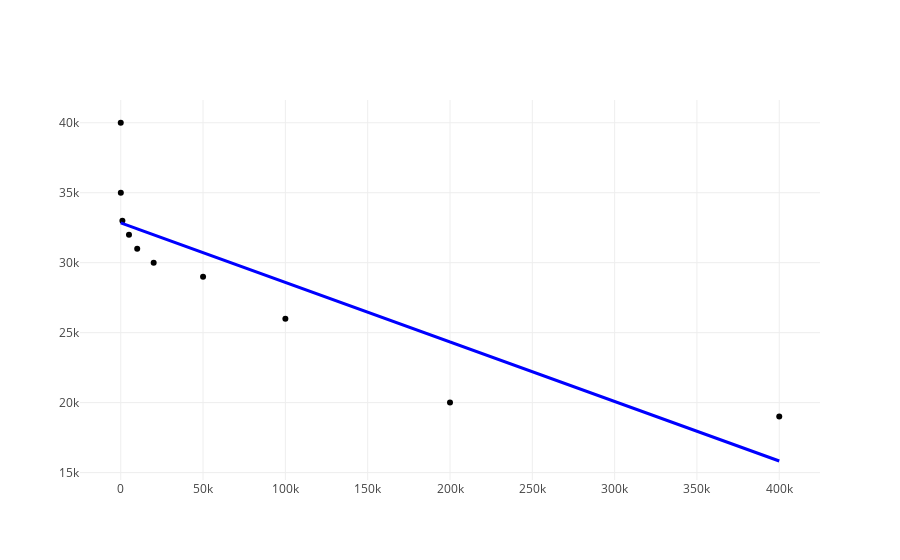

The notebook cell saved with this chart:
### Markdown cell above
Na primjeru ispod se nalazi navedena prava $p^*$ izračunata gotovom metodom `linear_model` biblioteke **sklearn**. Ne zamarajmo se toliko samom bibliotekom **sklearn** i njenim metodama sada, ali obratimo pažnju na to kako računamo *Mean squared error*.

### Code cell
from sklearn import linear_model

# np.expand_dims(a, axis=1) for input of a = [1, 2, 3] returns [[1], [2], [3]]
# This expanded format of np array is required for an input to linear_model.LinearRegression.fit method
# as well as for linear_model.LinearRegression.predict method
expanded_car_mileages: np.ndarray = np.expand_dims(car_mileages, axis=1)

# Create linear regression object
regr = linear_model.LinearRegression()

# Train the model using the training set
regr.fit(expanded_car_mileages, car_values)

# The mean squared error
sklearn_mse: float = np.mean((regr.predict(expanded_car_mileages) - car_values) ** 2)
print(f'Mean squared error: {sklearn_mse}')

linear_regression_line = go.Scatter(x=car_mileages, 
                                    y=regr.predict(expanded_car_mileages),
                                    mode='lines',
                                    line=dict(color='blue', width=3))

figure = go.Figure(data=[plot_data, linear_regression_line], layout=layout)

ply.iplot(figure)

### Figure 1 — Plotly figure (JSON) as saved in the notebook; plotly's stock layout.template omitted (floating-point values rounded to 4 significant figures)
{"data": [{"marker": {"color": "black"}, "mode": "markers", "type": "scatter", "uid": "e3ecbd61-811b-4c12-aa28-cabba4c5ae93", "x": [10000, 400000, 5000, 0, 1000, 100000, 50000, 50, 20000, 200000], "y": [31000, 19000, 32000, 40000, 33000, 26000, 29000, 35000, 30000, 20000]}, {"line": {"color": "blue", "width": 3}, "mode": "lines", "type": "scatter", "uid": "7f36fd87-b343-4847-bcb8-bb3400237459", "x": [10000, 400000, 5000, 0, 1000, 100000, 50000, 50, 20000, 200000], "y": [32420.0, 15830.0, 32630.0, 32840.0, 32800.0, 28590.0, 30720.0, 32840.0, 31990.0, 24340.0]}], "layout": {"hovermode": "closest", "showlegend": false, "xaxis": {"showticklabels": true, "ticks": "", "zeroline": false}, "yaxis": {"showticklabels": true, "ticks": "", "zeroline": false}}}
